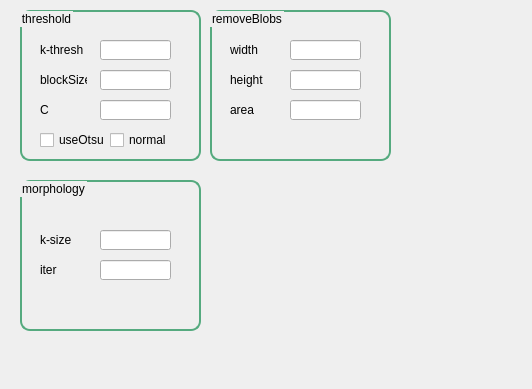
<?xml version="1.0" encoding="UTF-8"?>
<ui version="4.0">
 <class>paramsCv</class>
 <widget class="QWidget" name="paramsCv">
  <property name="geometry">
   <rect>
    <x>0</x>
    <y>0</y>
    <width>532</width>
    <height>389</height>
   </rect>
  </property>
  <property name="windowTitle">
   <string>Parameter Vission</string>
  </property>
  <widget class="QGroupBox" name="groupBox">
   <property name="geometry">
    <rect>
     <x>20</x>
     <y>10</y>
     <width>181</width>
     <height>151</height>
    </rect>
   </property>
   <property name="styleSheet">
    <string notr="true">QGroupBox{
    border-style: solid;
    border-width: 2px;
    border-radius: 10px;
    border-color:  rgb(85, 170, 127);
    min-width: 10em;
    padding: 6px;
}
</string>
   </property>
   <property name="title">
    <string>threshold</string>
   </property>
   <widget class="QLabel" name="label">
    <property name="geometry">
     <rect>
      <x>20</x>
      <y>30</y>
      <width>47</width>
      <height>20</height>
     </rect>
    </property>
    <property name="text">
     <string>k-thresh</string>
    </property>
   </widget>
   <widget class="QLineEdit" name="ln_kThresh">
    <property name="geometry">
     <rect>
      <x>80</x>
      <y>30</y>
      <width>71</width>
      <height>20</height>
     </rect>
    </property>
   </widget>
   <widget class="QLabel" name="label_2">
    <property name="geometry">
     <rect>
      <x>20</x>
      <y>60</y>
      <width>47</width>
      <height>20</height>
     </rect>
    </property>
    <property name="text">
     <string>blockSize</string>
    </property>
   </widget>
   <widget class="QLineEdit" name="ln_blockSize">
    <property name="geometry">
     <rect>
      <x>80</x>
      <y>60</y>
      <width>71</width>
      <height>20</height>
     </rect>
    </property>
   </widget>
   <widget class="QLabel" name="label_3">
    <property name="geometry">
     <rect>
      <x>20</x>
      <y>90</y>
      <width>47</width>
      <height>20</height>
     </rect>
    </property>
    <property name="text">
     <string>C</string>
    </property>
   </widget>
   <widget class="QLineEdit" name="ln_C">
    <property name="geometry">
     <rect>
      <x>80</x>
      <y>90</y>
      <width>71</width>
      <height>20</height>
     </rect>
    </property>
   </widget>
   <widget class="QCheckBox" name="ch_useOtsu">
    <property name="geometry">
     <rect>
      <x>20</x>
      <y>120</y>
      <width>70</width>
      <height>20</height>
     </rect>
    </property>
    <property name="text">
     <string>useOtsu</string>
    </property>
   </widget>
   <widget class="QCheckBox" name="ch_normal">
    <property name="geometry">
     <rect>
      <x>90</x>
      <y>120</y>
      <width>70</width>
      <height>20</height>
     </rect>
    </property>
    <property name="text">
     <string>normal</string>
    </property>
   </widget>
  </widget>
  <widget class="QGroupBox" name="groupBox_2">
   <property name="geometry">
    <rect>
     <x>20</x>
     <y>180</y>
     <width>181</width>
     <height>151</height>
    </rect>
   </property>
   <property name="styleSheet">
    <string notr="true">QGroupBox{
    border-style: solid;
    border-width: 2px;
    border-radius: 10px;
    border-color:  rgb(85, 170, 127);

    min-width: 10em;
    padding: 6px;
}</string>
   </property>
   <property name="title">
    <string>morphology</string>
   </property>
   <widget class="QLineEdit" name="ln_iter">
    <property name="geometry">
     <rect>
      <x>80</x>
      <y>80</y>
      <width>71</width>
      <height>20</height>
     </rect>
    </property>
   </widget>
   <widget class="QLabel" name="label_9">
    <property name="geometry">
     <rect>
      <x>20</x>
      <y>80</y>
      <width>47</width>
      <height>20</height>
     </rect>
    </property>
    <property name="text">
     <string>iter</string>
    </property>
   </widget>
   <widget class="QLineEdit" name="ln_kSize">
    <property name="geometry">
     <rect>
      <x>80</x>
      <y>50</y>
      <width>71</width>
      <height>20</height>
     </rect>
    </property>
   </widget>
   <widget class="QLabel" name="label_8">
    <property name="geometry">
     <rect>
      <x>20</x>
      <y>50</y>
      <width>47</width>
      <height>20</height>
     </rect>
    </property>
    <property name="text">
     <string>k-size</string>
    </property>
   </widget>
  </widget>
  <widget class="QGroupBox" name="groupBox_3">
   <property name="geometry">
    <rect>
     <x>210</x>
     <y>10</y>
     <width>181</width>
     <height>151</height>
    </rect>
   </property>
   <property name="styleSheet">
    <string notr="true">QGroupBox{
    border-style: solid;
    border-width: 2px;
    border-radius: 10px;
    border-color:  rgb(85, 170, 127);

    min-width: 10em;
    padding: 6px;
}</string>
   </property>
   <property name="title">
    <string>removeBlobs</string>
   </property>
   <widget class="QLineEdit" name="ln_height">
    <property name="geometry">
     <rect>
      <x>80</x>
      <y>60</y>
      <width>71</width>
      <height>20</height>
     </rect>
    </property>
   </widget>
   <widget class="QLabel" name="label_7">
    <property name="geometry">
     <rect>
      <x>20</x>
      <y>30</y>
      <width>61</width>
      <height>20</height>
     </rect>
    </property>
    <property name="text">
     <string>width</string>
    </property>
   </widget>
   <widget class="QLabel" name="label_10">
    <property name="geometry">
     <rect>
      <x>20</x>
      <y>60</y>
      <width>47</width>
      <height>20</height>
     </rect>
    </property>
    <property name="text">
     <string>height</string>
    </property>
   </widget>
   <widget class="QLabel" name="label_11">
    <property name="geometry">
     <rect>
      <x>20</x>
      <y>90</y>
      <width>47</width>
      <height>20</height>
     </rect>
    </property>
    <property name="text">
     <string>area</string>
    </property>
   </widget>
   <widget class="QLineEdit" name="ln_width">
    <property name="geometry">
     <rect>
      <x>80</x>
      <y>30</y>
      <width>71</width>
      <height>20</height>
     </rect>
    </property>
   </widget>
   <widget class="QLineEdit" name="ln_area">
    <property name="geometry">
     <rect>
      <x>80</x>
      <y>90</y>
      <width>71</width>
      <height>20</height>
     </rect>
    </property>
   </widget>
  </widget>
 </widget>
 <resources/>
 <connections/>
</ui>
